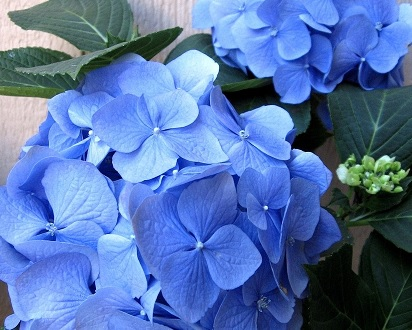
#> input picture chap06/images_ch06/hydrangea.jpg, 412 x 330 px
$ python 00.add50.py   (older library calls are emulated)
#> lines starting #> are read from the running program, lines starting #| are printed output that depends on the picture
import sys, cv2
import numpy as np

src = cv2.imread('images_ch06/hydrangea.jpg', cv2.IMREAD_GRAYSCALE)
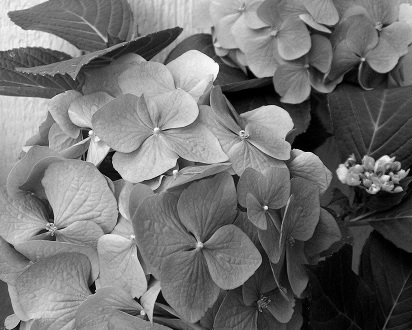
#> src: shape (330, 412); min 0, max 255, mean 112.9

if src is None:
    print('Image load failed!'); sys.exit()

dst1 = cv2.add(src, 50, dtype=cv2.CV_8U)
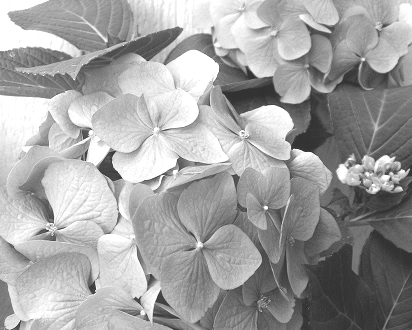
#> dst1: shape (330, 412); min 50, max 255, mean 162.2
dst2 = cv2.add(src, -50, dtype=cv2.CV_8U)
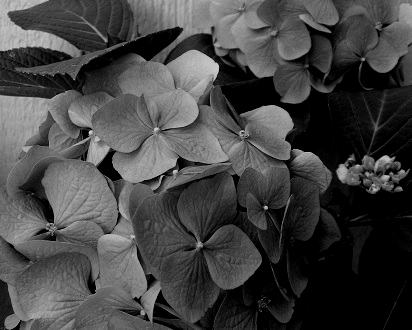
#> dst2: shape (330, 412); min 0, max 205, mean 67.5

cv2.imshow('src', src)
cv2.imshow('dst1', dst1)
cv2.imshow('dst2', dst2)
cv2.waitKey()

$ run again, with chap06/images_ch06/buildings.jpg copied over chap06/images_ch06/hydrangea.jpg
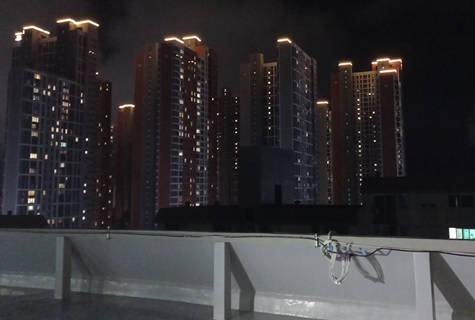
#> input picture chap06/images_ch06/buildings.jpg, 475 x 320 px
#> `dst1 = cv2.add(src, 50, dtype=cv2.CV_8U)`:
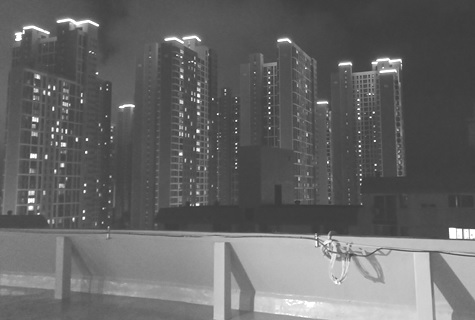
#> dst1: shape (320, 475); min 50, max 255, mean 101.9
#> `dst2 = cv2.add(src, -50, dtype=cv2.CV_8U)`:
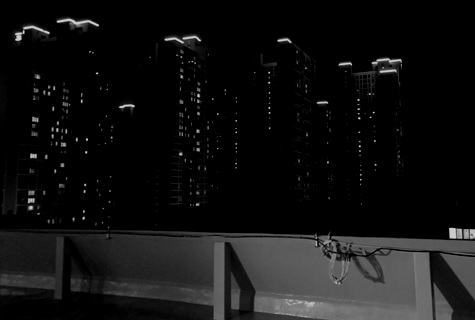
#> dst2: shape (320, 475); min 0, max 205, mean 17.4
